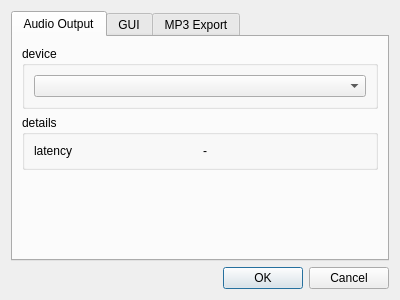
<?xml version="1.0" encoding="UTF-8"?>
<ui version="4.0">
 <class>SettingsDialog</class>
 <widget class="QDialog" name="SettingsDialog">
  <property name="geometry">
   <rect>
    <x>0</x>
    <y>0</y>
    <width>400</width>
    <height>300</height>
   </rect>
  </property>
  <property name="windowTitle">
   <string>Settings</string>
  </property>
  <layout class="QVBoxLayout" name="verticalLayout">
   <item>
    <widget class="QTabWidget" name="tabWidget">
     <property name="currentIndex">
      <number>0</number>
     </property>
     <widget class="QWidget" name="tab">
      <attribute name="title">
       <string>Audio Output</string>
      </attribute>
      <layout class="QVBoxLayout" name="verticalLayout_2">
       <item>
        <widget class="QGroupBox" name="groupBox">
         <property name="title">
          <string>device</string>
         </property>
         <layout class="QGridLayout" name="gridLayout">
          <item row="0" column="0">
           <widget class="QComboBox" name="cmbSoundSink"/>
          </item>
         </layout>
        </widget>
       </item>
       <item>
        <widget class="QGroupBox" name="groupBox_2">
         <property name="title">
          <string>details</string>
         </property>
         <layout class="QGridLayout" name="gridLayout_2">
          <item row="0" column="0">
           <widget class="QLabel" name="label">
            <property name="text">
             <string>latency</string>
            </property>
           </widget>
          </item>
          <item row="0" column="1">
           <widget class="QLabel" name="lblSoundSinkLatency">
            <property name="text">
             <string>-</string>
            </property>
           </widget>
          </item>
         </layout>
        </widget>
       </item>
       <item>
        <spacer name="verticalSpacer">
         <property name="orientation">
          <enum>Qt::Vertical</enum>
         </property>
         <property name="sizeHint" stdset="0">
          <size>
           <width>20</width>
           <height>40</height>
          </size>
         </property>
        </spacer>
       </item>
      </layout>
     </widget>
     <widget class="QWidget" name="tab_3">
      <attribute name="title">
       <string>GUI</string>
      </attribute>
      <layout class="QGridLayout" name="gridLayout_3">
       <item row="0" column="0">
        <widget class="QGroupBox" name="groupBox_3">
         <property name="title">
          <string>refresh</string>
         </property>
         <layout class="QGridLayout" name="gridLayout_4">
          <item row="0" column="0">
           <widget class="QLabel" name="label_2">
            <property name="text">
             <string>interval (ms)</string>
            </property>
           </widget>
          </item>
          <item row="0" column="1">
           <widget class="QSpinBox" name="spnGuiRefreshInterval">
            <property name="minimum">
             <number>30</number>
            </property>
            <property name="maximum">
             <number>250</number>
            </property>
            <property name="singleStep">
             <number>10</number>
            </property>
            <property name="value">
             <number>70</number>
            </property>
           </widget>
          </item>
         </layout>
        </widget>
       </item>
       <item row="1" column="0">
        <spacer name="verticalSpacer_2">
         <property name="orientation">
          <enum>Qt::Vertical</enum>
         </property>
         <property name="sizeHint" stdset="0">
          <size>
           <width>20</width>
           <height>40</height>
          </size>
         </property>
        </spacer>
       </item>
       <item row="0" column="1">
        <spacer name="horizontalSpacer_2">
         <property name="orientation">
          <enum>Qt::Horizontal</enum>
         </property>
         <property name="sizeHint" stdset="0">
          <size>
           <width>40</width>
           <height>20</height>
          </size>
         </property>
        </spacer>
       </item>
      </layout>
     </widget>
     <widget class="QWidget" name="tab_2">
      <attribute name="title">
       <string>MP3 Export</string>
      </attribute>
     </widget>
    </widget>
   </item>
   <item>
    <layout class="QHBoxLayout" name="horizontalLayout">
     <item>
      <spacer name="horizontalSpacer">
       <property name="orientation">
        <enum>Qt::Horizontal</enum>
       </property>
       <property name="sizeHint" stdset="0">
        <size>
         <width>40</width>
         <height>20</height>
        </size>
       </property>
      </spacer>
     </item>
     <item>
      <widget class="QPushButton" name="btnOk">
       <property name="toolTip">
        <string>&lt;html&gt;&lt;head/&gt;&lt;body&gt;&lt;p&gt;Save the current settings.&lt;/p&gt;&lt;/body&gt;&lt;/html&gt;</string>
       </property>
       <property name="text">
        <string>OK</string>
       </property>
      </widget>
     </item>
     <item>
      <widget class="QPushButton" name="btnCancel">
       <property name="toolTip">
        <string>&lt;html&gt;&lt;head/&gt;&lt;body&gt;&lt;p&gt;The new settings will be applied, but not saved. A restart of the application will use the previous settings.&lt;/p&gt;&lt;/body&gt;&lt;/html&gt;</string>
       </property>
       <property name="text">
        <string>Cancel</string>
       </property>
      </widget>
     </item>
    </layout>
   </item>
  </layout>
 </widget>
 <resources/>
 <connections/>
</ui>
